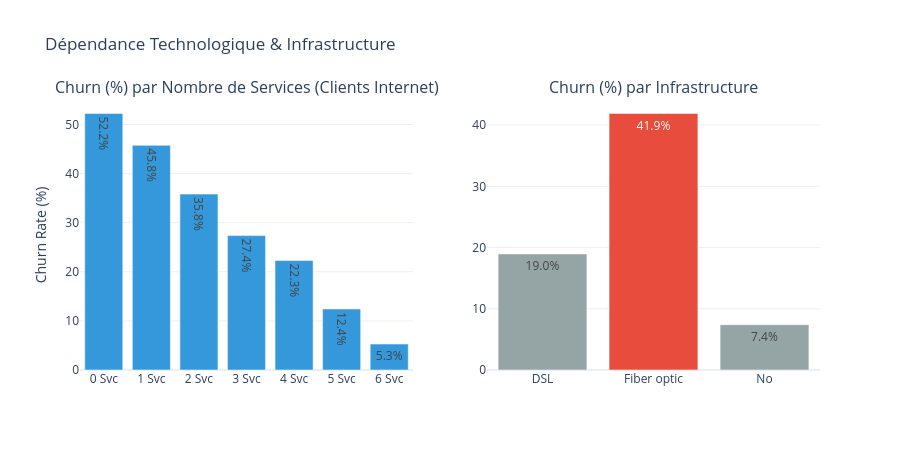

Notebook source saved alongside this figure:
### Code cell
fig_services = make_subplots(
    rows=1, cols=2, 
    subplot_titles=("Churn (%) par Nombre de Services (Clients Internet)", "Churn (%) par Infrastructure"),
    horizontal_spacing=0.1
)

# Nombre de services add
fig_services.add_trace(
    go.Bar(
        x=service_churn['Total_Services'].astype(str) + " Svc", 
        y=service_churn['Churn_Rate'],
        text=service_churn['Churn_Rate'].apply(lambda x: f'{x:.1f}%'),
        textposition='auto',
        marker_color='#3498db'
    ),
    row=1, col=1
)

# Type d'Internet
fig_services.add_trace(
    go.Bar(
        x=internet_churn['InternetService'], 
        y=internet_churn['Churn_Rate'],
        text=internet_churn['Churn_Rate'].apply(lambda x: f'{x:.1f}%'),
        textposition='auto',
        marker_color=['#e74c3c' if x == 'Fiber optic' else '#95a5a6' for x in internet_churn['InternetService']]
    ),
    row=1, col=2
)

fig_services.update_layout(
    title="Dépendance Technologique & Infrastructure",
    showlegend=False,
    height=450
)
fig_services.update_yaxes(title_text="Churn Rate (%)", row=1, col=1)

fig_services.show()

### Figure 1 — Plotly figure (JSON) as saved in the notebook; plotly's stock layout.template omitted (floating-point values rounded to 4 significant figures)
{"data": [{"marker": {"color": "#3498db"}, "text": ["52.2%", "45.8%", "35.8%", "27.4%", "22.3%", "12.4%", "5.3%"], "textposition": "auto", "type": "bar", "x": ["0 Svc", "1 Svc", "2 Svc", "3 Svc", "4 Svc", "5 Svc", "6 Svc"], "xaxis": "x", "y": [52.24, 45.76, 35.82, 27.37, 22.3, 12.43, 5.282], "yaxis": "y"}, {"marker": {"color": ["#95a5a6", "#e74c3c", "#95a5a6"]}, "text": ["19.0%", "41.9%", "7.4%"], "textposition": "auto", "type": "bar", "x": ["DSL", "Fiber optic", "No"], "xaxis": "x2", "y": [18.96, 41.89, 7.405], "yaxis": "y2"}], "layout": {"annotations": [{"font": {"size": 16}, "showarrow": false, "text": "Churn (%) par Nombre de Services (Clients Internet)", "x": 0.225, "xanchor": "center", "xref": "paper", "y": 1, "yanchor": "bottom", "yref": "paper"}, {"font": {"size": 16}, "showarrow": false, "text": "Churn (%) par Infrastructure", "x": 0.775, "xanchor": "center", "xref": "paper", "y": 1, "yanchor": "bottom", "yref": "paper"}], "height": 450, "showlegend": false, "title": {"text": "Dépendance Technologique & Infrastructure"}, "xaxis": {"anchor": "y", "domain": [0, 0.45]}, "xaxis2": {"anchor": "y2", "domain": [0.55, 1]}, "yaxis": {"anchor": "x", "domain": [0, 1], "title": {"text": "Churn Rate (%)"}}, "yaxis2": {"anchor": "x2", "domain": [0, 1]}}}
